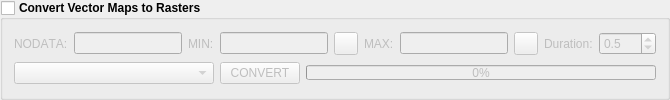
            <widget class="QgsCollapsibleGroupBox" name="mGroupBox_cvt_vtr">
             <property name="font">
              <font>
               <weight>75</weight>
               <bold>true</bold>
              </font>
             </property>
             <property name="title">
              <string>Convert Vector Maps to Rasters</string>
             </property>
             <property name="checkable">
              <bool>true</bool>
             </property>
             <property name="checked">
              <bool>false</bool>
             </property>
             <layout class="QVBoxLayout" name="verticalLayout_63">
              <item>
               <layout class="QHBoxLayout" name="horizontalLayout_69">
                <item>
                 <widget class="QLabel" name="label_73">
                  <property name="font">
                   <font>
                    <weight>50</weight>
                    <bold>false</bold>
                    <kerning>false</kerning>
                   </font>
                  </property>
                  <property name="text">
                   <string>NODATA:</string>
                  </property>
                 </widget>
                </item>
                <item>
                 <widget class="QLineEdit" name="lineEdit_nodata">
                  <property name="font">
                   <font>
                    <weight>50</weight>
                    <bold>false</bold>
                    <kerning>false</kerning>
                   </font>
                  </property>
                 </widget>
                </item>
                <item>
                 <widget class="QLabel" name="label_74">
                  <property name="font">
                   <font>
                    <weight>50</weight>
                    <bold>false</bold>
                    <kerning>false</kerning>
                   </font>
                  </property>
                  <property name="text">
                   <string>MIN:</string>
                  </property>
                 </widget>
                </item>
                <item>
                 <widget class="QLineEdit" name="lineEdit_map_min">
                  <property name="font">
                   <font>
                    <weight>50</weight>
                    <bold>false</bold>
                    <kerning>false</kerning>
                   </font>
                  </property>
                 </widget>
                </item>
                <item>
                 <widget class="QgsColorButton" name="mColorButton_min_rmap">
                  <property name="font">
                   <font>
                    <weight>50</weight>
                    <bold>false</bold>
                    <kerning>false</kerning>
                   </font>
                  </property>
                  <property name="color">
                   <color>
                    <red>255</red>
                    <green>255</green>
                    <blue>255</blue>
                   </color>
                  </property>
                 </widget>
                </item>
                <item>
                 <widget class="QLabel" name="label_75">
                  <property name="font">
                   <font>
                    <weight>50</weight>
                    <bold>false</bold>
                    <kerning>false</kerning>
                   </font>
                  </property>
                  <property name="text">
                   <string>MAX:</string>
                  </property>
                 </widget>
                </item>
                <item>
                 <widget class="QLineEdit" name="lineEdit_map_max">
                  <property name="font">
                   <font>
                    <weight>50</weight>
                    <bold>false</bold>
                    <kerning>false</kerning>
                   </font>
                  </property>
                 </widget>
                </item>
                <item>
                 <widget class="QgsColorButton" name="mColorButton_max_rmap">
                  <property name="font">
                   <font>
                    <weight>50</weight>
                    <bold>false</bold>
                    <kerning>false</kerning>
                   </font>
                  </property>
                  <property name="color">
                   <color>
                    <red>0</red>
                    <green>0</green>
                    <blue>0</blue>
                   </color>
                  </property>
                 </widget>
                </item>
                <item>
                 <widget class="QLabel" name="label_76">
                  <property name="font">
                   <font>
                    <weight>50</weight>
                    <bold>false</bold>
                    <kerning>false</kerning>
                   </font>
                  </property>
                  <property name="text">
                   <string>Duration:</string>
                  </property>
                 </widget>
                </item>
                <item>
                 <widget class="QDoubleSpinBox" name="doubleSpinBox_ani_r_time">
                  <property name="font">
                   <font>
                    <weight>50</weight>
                    <bold>false</bold>
                   </font>
                  </property>
                  <property name="decimals">
                   <number>1</number>
                  </property>
                  <property name="value">
                   <double>0.500000000000000</double>
                  </property>
                 </widget>
                </item>
               </layout>
              </item>
              <item>
               <layout class="QHBoxLayout" name="horizontalLayout_70">
                <item>
                 <widget class="QComboBox" name="comboBox_vector_lyrs">
                  <property name="minimumSize">
                   <size>
                    <width>200</width>
                    <height>0</height>
                   </size>
                  </property>
                  <property name="font">
                   <font>
                    <weight>50</weight>
                    <bold>false</bold>
                    <kerning>false</kerning>
                   </font>
                  </property>
                 </widget>
                </item>
                <item>
                 <widget class="QPushButton" name="pushButton_cvt_vtr">
                  <property name="font">
                   <font>
                    <weight>50</weight>
                    <bold>false</bold>
                    <kerning>false</kerning>
                   </font>
                  </property>
                  <property name="text">
                   <string>CONVERT</string>
                  </property>
                 </widget>
                </item>
                <item>
                 <widget class="QProgressBar" name="progressBar_cvt_vtr">
                  <property name="maximumSize">
                   <size>
                    <width>16777215</width>
                    <height>15</height>
                   </size>
                  </property>
                  <property name="font">
                   <font>
                    <weight>50</weight>
                    <bold>false</bold>
                    <kerning>false</kerning>
                   </font>
                  </property>
                  <property name="value">
                   <number>0</number>
                  </property>
                 </widget>
                </item>
               </layout>
              </item>
             </layout>
            </widget>
